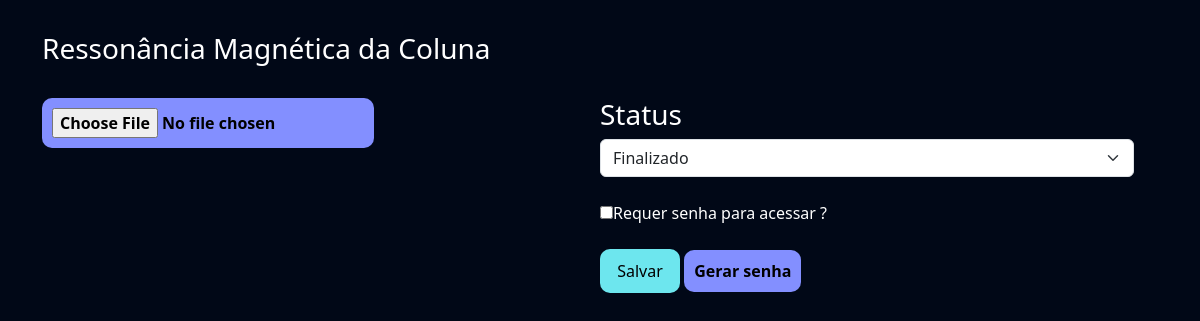
The page /empresarial/exame_cliente/3 (signed in) on the database as committed earlier.
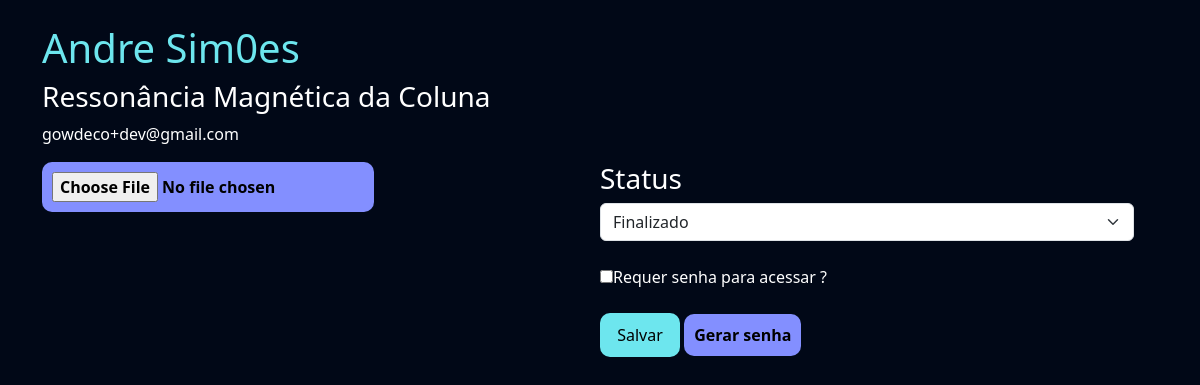
The same page on the database as committed later.
### exames/models.py (models this page shows, shortened)
class SolicitacaoExame(models.Model):
    choice_status = (
    ('E', 'Em análise'),
    ('F', 'Finalizado')
    )
    usuario = models.ForeignKey(User, on_delete=models.DO_NOTHING)
    exame = models.ForeignKey(TiposExames, on_delete=models.DO_NOTHING)
    status = models.CharField(max_length=2, choices=choice_status)
    resultado = models.FileField(upload_to="resultados", null=True, blank=True)
    requer_senha = models.BooleanField(default=False)
    senha = models.CharField(max_length=6, null=True, blank=True)

class TiposExames(models.Model):
    tipo_choices = (
        ('I', 'Examde de Imagem'),
        ('S', 'Examde de Sangue'),
    )
    nome = models.CharField(max_length=50)
    tipo = models.CharField(choices=tipo_choices, max_length=1)
    preco = models.FloatField()
    disponivel = models.BooleanField(default=True)
    horario_inicial = models.IntegerField()
    horario_final = models.IntegerField()

### empresarial/views.py (the view)
# urls.py: path('exame_cliente/<int:exame_id>', views.exame_cliente, name="exame_cliente"),
@staff_member_required
def exame_cliente(request, exame_id):
    exame = SolicitacaoExame.objects.get(id=exame_id)
    return render(request, 'exame_cliente.html', {'exame': exame})

### empresarial/templates/exame_cliente.html (shortened to what this page needs)
{% extends "bases/base.html" %}
{% load static %}
{% block 'head' %}
    <link href="{% static 'exames/css/css.css' %}" rel="stylesheet">
    <link href="{% static 'exames/css/gerenciar_pedidos.css' %}" rel="stylesheet">
    <link href="{% static 'exames/css/gerenciar_exames.css' %}" rel="stylesheet">
{% endblock 'head' %}
{% block 'conteudo' %}
    <br>
    <div class="container">
        <div class="row">
        <h3 class="font-destaque">{{exame.usuario.get_full_name}}</h3>
        <h3>{{exame.exame.nome}}</h3>
        <p>{{exame.usuario.email}}</p>
        <br>
        <div class="row">
            <div class="col-md-6">
                <form action="{% url "alterar_dados_exame" exame.id %}" method="POST" enctype="multipart/form-data">{% csrf_token %}
                    <input type="FILE" value="Alterar PDF" class="btn-secundario" name="resultado">
                    <br>
                    <br>
            </div>
            <div class="col-md-6">
                <h3>Status</h3>
                <select name="status" id="" class="form-select">
                    <option style="color: black;" {% if exame.status == "F" %}selected{% endif %} value="F">Finalizado</option>
                </select>
                <br>
                <input type="checkbox" name="requer_senha" id="" {% if exame.requer_senha %}checked{% endif %}><label for="">Requer senha para acessar ?</label>
                <br>
                <br>
                <input type="submit" value="Salvar" class="btn-default">
                <a style="text-decoration: none;" href="{% url "gerar_senha" exame.id %}" class="btn-secundario">Gerar senha</a>
            </div>
        </div>
    </div>
{% endblock 'conteudo' %}

Rows that differ between the two databases and show on the page:
changed SolicitacaoExame "Finalizado": usuario.get_full_name (not shown) → "Andre Sim0es"; usuario.email (not shown) → "gowdeco+dev@gmail.com"
